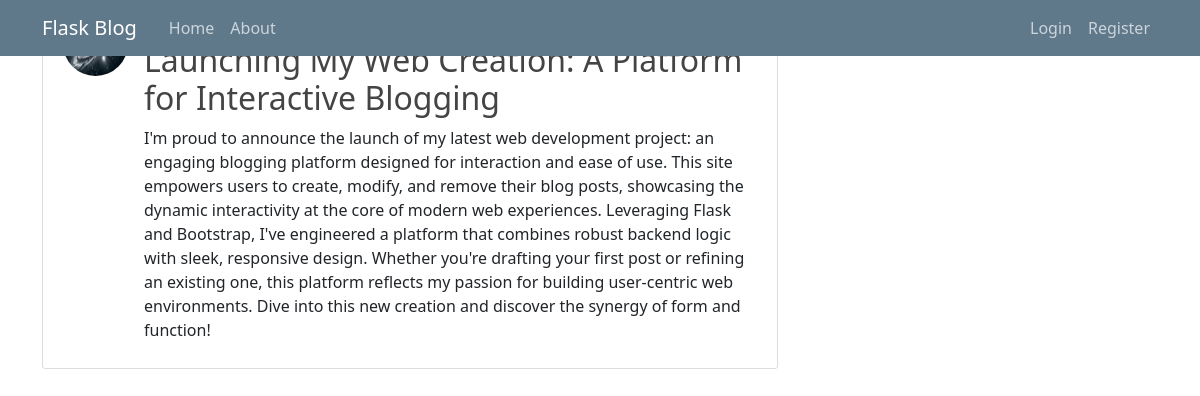
Screenshot of /post/2 with the database file from the repository.
### app/models.py (models this page shows, shortened)
class Posts(db.Model):
    id = db.Column(db.Integer, primary_key=True)
    title = db.Column(db.String(20), nullable=False)
    date_posted = db.Column(db.DateTime, nullable=False, default=datetime.utcnow)
    content = db.Column(db.Text, nullable=False)
    user_id = db.Column(db.Integer, db.ForeignKey('user.id'),nullable=False)

### app/posts/routes.py (the view)
@posts.route("/post/<int:post_id>")# type: ignore
def post(post_id):# type: ignore
    post = Posts.query.get_or_404(post_id)# type: ignore
    return render_template('post.html', title=post.title, post=post)

### app/templates/post.html (shortened to what this page needs)
{% extends "layout.html" %}
{% block content %}
    <article class="media content-section">
        <div class="media-body">
        <div class="article-metadata">
            <a class="mr-2" href="{{ url_for('users.user_post', username=post.author.username)}}">{{ post.author.username }}</a>
            <small class="text-muted">{{ post.date_posted.strftime('%d-%m-%Y %H:%M') }}</small>
        </div>
        <h2 class="article-title">{{ post.title }}</h2>
        <p class="article-content">{{ post.content }}</p>
        </div>
    </article>
{% endblock content %}

### app/static/main.css (style rules this page uses)
body { background: #fafafa; color: #333333; margin-top: 5rem; }
h1, h2, h3, h4, h5, h6 { color: #444444; }
.content-section { background: #ffffff; padding: 10px 20px; border: 1px solid #dddddd; border-radius: 3px; margin-bottom: 20px; }
.article-title { color: #444444; }
.article-content { white-space: pre-line; }
.article-metadata { padding-bottom: 1px; margin-bottom: 4px; border-bottom: 1px solid #e3e3e3 }

### rows the page displays
Posts: title "Launching My Web Creation: A Platform for Interactive Blogging", content "I'm proud to announce the launch of my latest web development project: an engaging blogging platform designed for interaction and ease of use. This site empowers users to create, modify, and remove their blog posts, showcasing the dynamic interactivity at the core of modern web experiences. Leveraging Flask and Bootstrap, I've engineered a platform that combines robust backend logic with sleek, responsive design. Whether you're drafting your first post or refining an existing one, this platform reflects my passion for building user-centric web environments. Dive into this new creation and discover the synergy of form and function!"
